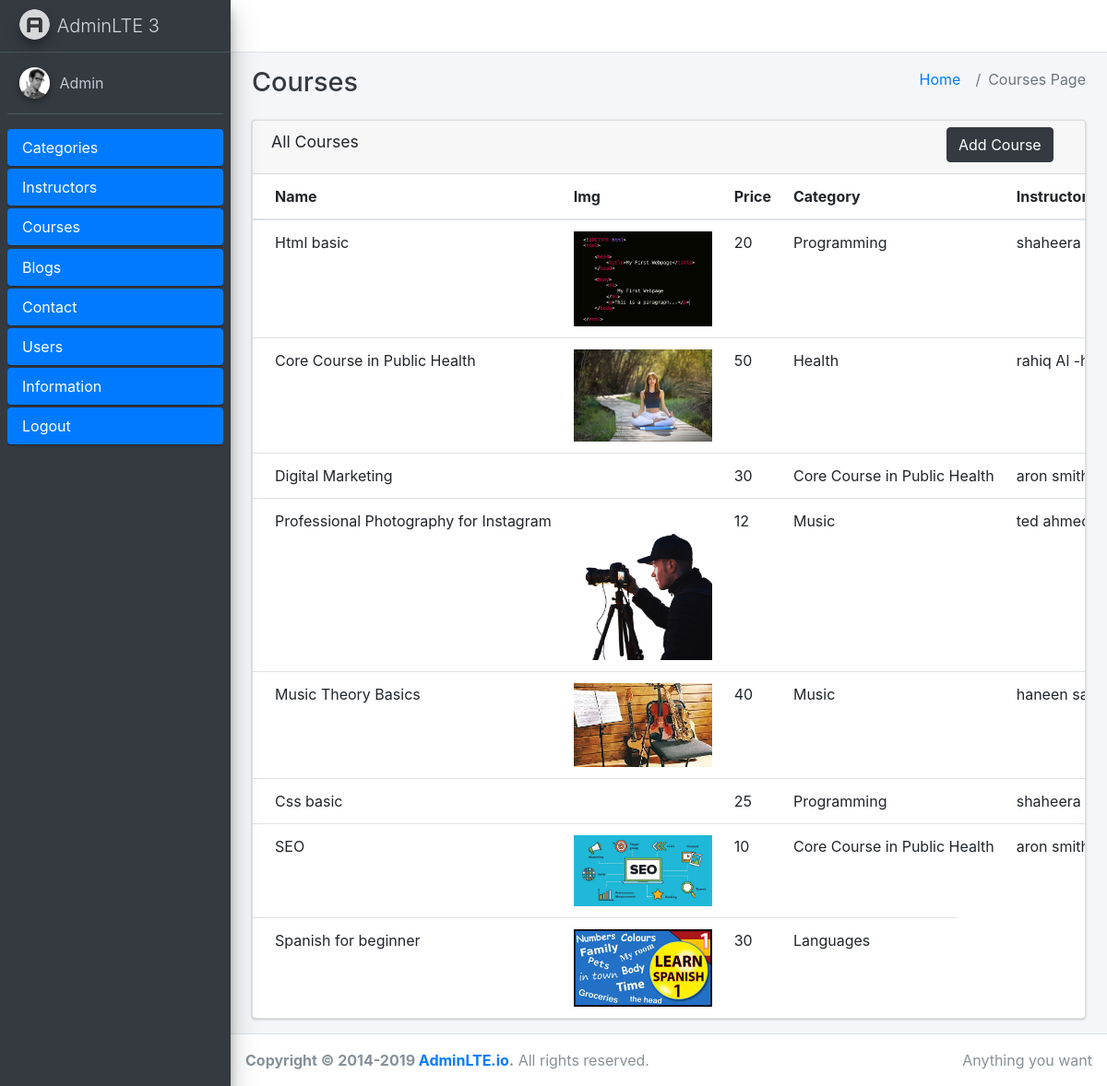
The app's page /admin/courses.php (signed in) with its own data.
### tables this page shows
CREATE TABLE `courses` (
  `id` int(11) NOT NULL,
  `name` varchar(200) NOT NULL,
  `img` varchar(255) NOT NULL,
  `price` int(11) NOT NULL,
  `cat_id` int(11) NOT NULL,
  `instructor_id` int(11) NOT NULL
);

CREATE TABLE `cats` (
  `id` int(11) NOT NULL,
  `name` varchar(200) NOT NULL,
  `img` varchar(255) NOT NULL
);

CREATE TABLE `instructors` (
  `id` int(11) NOT NULL,
  `name` varchar(100) NOT NULL,
  `job` varchar(100) NOT NULL,
  `descr` varchar(255) NOT NULL,
  `img` varchar(255) NOT NULL,
  `facebook` varchar(100) NOT NULL,
  `instagram` varchar(100) NOT NULL,
  `twitter` varchar(100) NOT NULL,
  `about` varchar(200) NOT NULL,
  `education` varchar(255) NOT NULL,
  `experience` varchar(255) NOT NULL
);

### admin/adminhandlers/getCourses.php (called while the page is built)
<?php
include("connect.php");
$courses="SELECT courses.*,cats.name as catname,instructors.name as insname FROM courses JOIN cats JOIN instructors on courses.cat_id=cats.id and courses.instructor_id=instructors.id;";
$coursesSql=mysqli_query($conn,$courses);
?>

### admin/courses.php (the view, shortened to what this page needs)
<?php
include("include/header.php");
include("include/sidebar.php");
include("adminhandlers/getCourses.php");
?>
<div class="content-wrapper">
  <div class="content-header">
    <div class="container-fluid">
      <div class="row mb-2">
        <div class="col-sm-6">
          <h1 class="m-0 text-dark">Courses</h1>
        </div>
        <div class="col-sm-6">
          <ol class="breadcrumb float-sm-right">
            <li class="breadcrumb-item"><a href="index.php">Home</a></li>
            <li class="breadcrumb-item active">Courses Page</li>
          </ol>
        </div>
      </div>
    </div>
  </div>
  <div class="content">
    <div class="container-fluid">
      <div class="row">
      <div class="col-md-12">
            <div class="card">
              <div class="card-header">
                <h3 class="card-title">All Courses</h3>
                <div class="card-tools">
                  <div class="input-group input-group-sm" style="width: 140px;">
                  <button type="button" class="btn btn-dark" data-toggle="modal" data-target="#add">Add Course</button>
                  </div>
                </div>
              </div>
              <div class="card-body table-responsive p-0">
                <table class="table table-hover text-nowrap">
                  <thead>
                    <tr>
                      <th>Name</th>
                      <th>Img</th>
                      <th>Price</th>
                      <th>Category</th>
                      <th>Instructor Name</th>
                    </tr>
                  </thead>
                  <tbody>
                      <?php while($course=mysqli_fetch_assoc($coursesSql)){ ?>
                    <tr>
                      <td><?=$course['name'];?></td>
                      <td><img src="../assets/images/<?=$course['img'];?>" alt="" width="150px"></td>
                      <td><?=$course['price'];?></td>
                      <td><?=$course['catname'];?></td>
                      <td><?=$course['insname'];?></td>
                    </tr>
                    <?php } ?>
                  </tbody>
                </table>
              </div>
            </div>
          </div>
      </div>
    </div>
  </div>
</div>
<?php
include("include/footer.php");
?>

### admin/include/header.php (shortened to what this page needs)
<!DOCTYPE html>
<html lang="en">
<head>
  <link rel="stylesheet" href="assets/css/fontawesome.all.css">
  <link rel="stylesheet" href="https://cdnjs.cloudflare.com/ajax/libs/limonte-sweetalert2/11.1.9/sweetalert2.min.css" />
  <link rel="stylesheet" href="assets/css/adminlte.css">
  <link rel="stylesheet" href="https://maxcdn.bootstrapcdn.com/bootstrap/4.0.0/css/bootstrap.min.css">
</head>
<body class="hold-transition sidebar-mini">
<div class="wrapper">
  <nav class="main-header navbar navbar-expand navbar-white navbar-light">
    <ul class="navbar-nav">
      <li class="nav-item">
        <a class="nav-link" data-widget="pushmenu" href="#" role="button"><i class="fas fa-bars"></i></a>
      </li>
    </ul>
  </nav>

### admin/include/sidebar.php (shortened to what this page needs)
<aside class="main-sidebar sidebar-dark-primary elevation-4">
    <a href="#" class="brand-link">
      <img src="assets/img/logo.png" alt="AdminLTE Logo" class="brand-image img-circle elevation-3"
           style="opacity: .8">
      <span class="brand-text font-weight-light">AdminLTE 3</span>
    </a>
    <div class="sidebar">
      <div class="user-panel mt-3 pb-3 mb-3 d-flex">
        <div class="image">
          <img src="assets/img/user-profile.jpg" class="img-circle elevation-2" alt="User Image">
        </div>
        <div class="info">
          <a href="#" class="d-block">Admin <?=$_SESSION['name'];?></a>
        </div>
      </div>
      <nav class="mt-2">
        <ul class="nav nav-pills nav-sidebar flex-column" data-widget="treeview" role="menu" data-accordion="false">
          <li class="nav-item has-treeview menu-open">
            <a href="showcats.php" class="nav-link active">
              <p>
              Categories
              </p>
            </a>
          </li>
        </ul>
        <ul class="nav nav-pills nav-sidebar flex-column" data-widget="treeview" role="menu" data-accordion="false">
          <li class="nav-item has-treeview menu-open">
            <a href="show-instructor.php" class="nav-link active">
              <p>
              Instructors
              </p>
            </a>
          </li>
        </ul>
        <ul class="nav nav-pills nav-sidebar flex-column" data-widget="treeview" role="menu" data-accordion="false">
          <li class="nav-item has-treeview menu-open">
            <a href="courses.php" class="nav-link active">
              <p>
              Courses
              </p>
            </a>
          </li>
        </ul>
        <ul class="nav nav-pills nav-sidebar flex-column" data-widget="treeview" role="menu" data-accordion="false">
          <li class="nav-item has-treeview menu-open">
            <a href="blogs.php" class="nav-link active">
              <p>
              Blogs
              </p>
            </a>
          </li>
        </ul>
        <ul class="nav nav-pills nav-sidebar flex-column" data-widget="treeview" role="menu" data-accordion="false">
          <li class="nav-item has-treeview menu-open">
            <a href="contact.php" class="nav-link active">
              <p>
              Contact
              </p>
            </a>
          </li>
        </ul>
        <ul class="nav nav-pills nav-sidebar flex-column" data-widget="treeview" role="menu" data-accordion="false">
          <li class="nav-item has-treeview menu-open">
            <a href="users.php" class="nav-link active">
              <p>
              Users
              </p>
            </a>
          </li>
        </ul>
        <ul class="nav nav-pills nav-sidebar flex-column" data-widget="treeview" role="menu" data-accordion="false">
          <li class="nav-item has-treeview menu-open">
            <a href="info.php" class="nav-link active">
              <p>
              Information
              </p>
            </a>
          </li>
        </ul>
        <ul class="nav nav-pills nav-sidebar flex-column" data-widget="treeview" role="menu" data-accordion="false">
          <li class="nav-item has-treeview menu-open">
            <a href="adminhandlers/adminlogout.php" class="nav-link active">
              <p>
              Logout
              </p>
            </a>
          </li>
        </ul>
      </nav>
    </div>
  </aside>

### admin/include/footer.php (shortened to what this page needs)
 <footer class="main-footer">
    <div class="float-right d-none d-sm-inline">
      Anything you want
    </div>
    <strong>Copyright &copy; 2014-2019 <a href="https://adminlte.io">AdminLTE.io</a>.</strong> All rights reserved.
  </footer>
</body>
</html>

### records on screen
courses: name "Html basic", img (picture), price "20", cat.name "Programming", instructor.name "shaheera…"
courses: name "Core Course in Public Health", img (picture), price "50", cat.name "Health", instructor.name "rahiq Al…"
courses: name "Digital Marketing", price "30", cat.name "Core Course in Public Health", instructor.name "aron…"
courses: name "Professional Photography for Instagram", img (picture), price "12", cat.name "Music", instructor.name "ted…"
courses: name "Music Theory Basics", img (picture), price "40", cat.name "Music", instructor.name "haneen…"
courses: name "Css basic", price "25", cat.name "Programming", instructor.name "shaheera…"
courses: name "SEO", img (picture), price "10", cat.name "Core Course in Public Health", instructor.name "aron…"
courses: name "Spanish for beginner", img (picture), price "30", cat.name "Languages"
